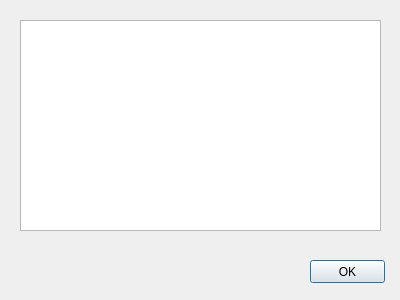
<?xml version="1.0" encoding="UTF-8"?>
<ui version="4.0">
 <class>DialogMemo</class>
 <widget class="QDialog" name="DialogMemo">
  <property name="windowModality">
   <enum>Qt::ApplicationModal</enum>
  </property>
  <property name="geometry">
   <rect>
    <x>0</x>
    <y>0</y>
    <width>400</width>
    <height>300</height>
   </rect>
  </property>
  <property name="windowTitle">
   <string>Bemerkungen</string>
  </property>
  <widget class="QTextEdit" name="textEditMemo">
   <property name="geometry">
    <rect>
     <x>20</x>
     <y>20</y>
     <width>361</width>
     <height>211</height>
    </rect>
   </property>
  </widget>
  <widget class="QPushButton" name="pushbutton_ok">
   <property name="geometry">
    <rect>
     <x>310</x>
     <y>260</y>
     <width>75</width>
     <height>23</height>
    </rect>
   </property>
   <property name="text">
    <string>OK</string>
   </property>
  </widget>
 </widget>
 <resources/>
 <connections/>
</ui>
